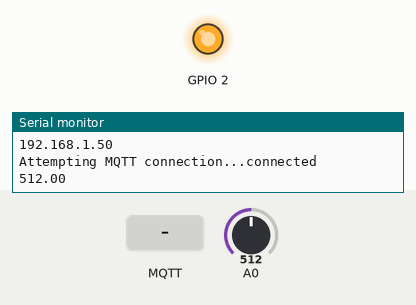
Bench run of a sketch on a simulated ESP8266 (NodeMCU). On the bench: output pins drawn as LEDs (lit = HIGH, except the on-board LED, lit = LOW), the last lines printed to the serial monitor. The test bench sets the inputs (shaded band); at power-on: A0 = 512. WiFi joins after 1.5 s; servers stay silent unless stated; no MQTT or app messages arrive unless stated.

Above: at 2.7 s.
2.8 s: MQTT message "5" arrives on the first subscribed topic
At 7.6 s:
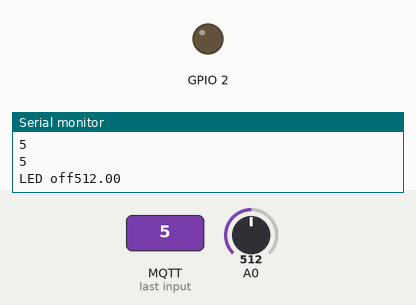
8.0 s: MQTT message "90" arrives on the first subscribed topic
At 12.7 s:
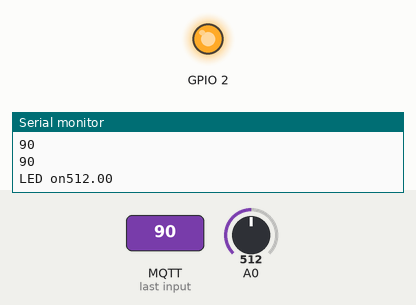
13.0 s: MQTT message "1" arrives on the first subscribed topic
At 17.7 s:
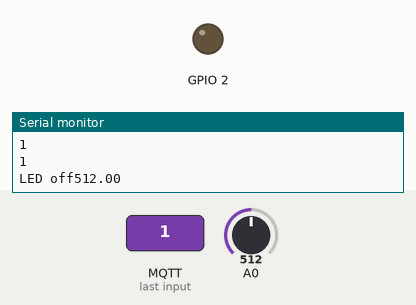
18.0 s: MQTT message "200" arrives on the first subscribed topic
At 22.8 s:
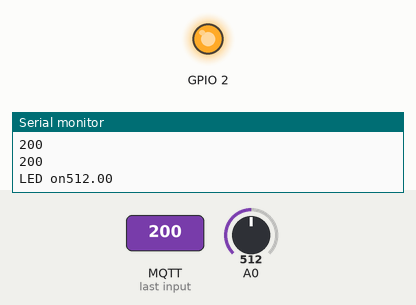
Timing chart, 0 to 24.0 s (numbered marks = the images above; inputs shaded):
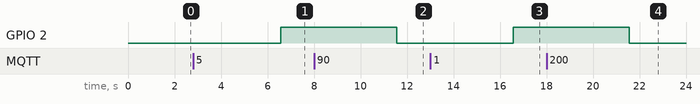

Measured:
- after the input at 2.8 s, GPIO 2: LOW → HIGH after 3.8 s
- after the input at 8.0 s, GPIO 2: HIGH → LOW after 3.6 s
- after the input at 13.0 s, GPIO 2: LOW → HIGH after 3.6 s
- after the input at 18.0 s, GPIO 2: HIGH → LOW after 3.6 s

The sketch:

mqtt_sound_temperature.ino
```cpp
/*
 Basic ESP8266 MQTT example

 This sketch demonstrates the capabilities of the pubsub library in combination
 with the ESP8266 board/library.

 It connects to an MQTT server then:
  - publishes "hello world" to the topic "outTopic" every two seconds
  - subscribes to the topic "inTopic", printing out any messages
    it receives. NB - it assumes the received payloads are strings not binary
  - If the first character of the topic "inTopic" is an 1, switch ON the ESP Led,
    else switch it off

 It will reconnect to the server if the connection is lost using a blocking
 reconnect function. See the 'mqtt_reconnect_nonblocking' example for how to
 achieve the same result without blocking the main loop.

 To install the ESP8266 board, (using Arduino 1.6.4+):
  - Add the following 3rd party board manager under "File -> Preferences -> Additional Boards Manager URLs":
       http://arduino.esp8266.com/stable/package_esp8266com_index.json
  - Open the "Tools -> Board -> Board Manager" and click install for the ESP8266"
  - Select your ESP8266 in "Tools -> Board"

*/
#include <Wire.h>
#include <ESP8266WiFi.h>
#include <PubSubClient.h>
#include "math.h"

// WIFI connection infos
const char* ssid = "gwu_schuetzi";
const char* password = "password";
const char* mqtt_server = "192.168.12.1";

// set values for the sound sensor reading
float value = 0;
char db_string[4];

// MQTT client
WiFiClient espClient;
PubSubClient client(espClient);

void setup() {
  Serial.begin(115200);
  setup_wifi();
  client.setServer(mqtt_server, 1883);
  client.setCallback(callback);

  // Initialize the BUILTIN_LED pin as an output
  pinMode(BUILTIN_LED, OUTPUT);
  digitalWrite(BUILTIN_LED, LOW);
}

void setup_wifi() {
  delay(10);
  // We start by connecting to a WiFi network
  Serial.println();
  Serial.print("Connecting to ");
  Serial.println(ssid);

  WiFi.begin(ssid, password);

  while (WiFi.status() != WL_CONNECTED) {
    delay(500);
    Serial.print(".");
  }

  Serial.println("");
  Serial.println("WiFi connected");
  Serial.println("IP address: ");
  Serial.println(WiFi.localIP());
}

void callback(char* topic, byte* payload, unsigned int length) {
  Serial.print("Message arrived [");
  Serial.print(topic);
  Serial.print("] ");
  for (int i = 0; i < length; i++) {
    Serial.print((char)payload[i]);
  }
  Serial.println();

  // cast payload to string
  String vartemp = String((char*)payload); //convertByteToFloat(payload, length);
  Serial.print(vartemp);
  Serial.print("\n");
  // cast temperature string to int
  int temp = vartemp.toInt();
  Serial.print(temp);
  Serial.print("\n");
  // compare temp with treshold
  if ( temp >= 26) {
    Serial.print("LED on");
    digitalWrite(BUILTIN_LED, LOW);
    // Turn the LED on (Note that LOW is the voltage level
    // but actually the LED is on; this is because
    // it is acive low on the ESP-01)
  } else {
    Serial.print("LED off");
    digitalWrite(BUILTIN_LED, HIGH);  // Turn the LED off by making the voltage HIGH
  }
}

void reconnect() {
  // Loop until we're reconnected
  while (!client.connected()) {
    Serial.print("Attempting MQTT connection...");
    // Attempt to connect
    if (client.connect("ESP8266Client")) {
      Serial.println("connected");
      // Once connected, publish an announcement...
      client.publish("house/childrens_room", "Childrens room connected");
      // ... and resubscribe
      client.subscribe("house/temperature_living_room");
    } else {
      Serial.print("failed, rc=");
      Serial.print(client.state());
      Serial.println(" try again in 5 seconds");
      // Wait 5 seconds before retrying
      delay(5000);
    }
  }
}

void loop() {

  if (!client.connected()) {
    reconnect();
  }
  client.loop();
  // read noise level in childrens room
  value = analogRead(A0);
  Serial.print(value);
  Serial.print("\n");
  dtostrf(value, 4, 2, db_string);
  delay(5000);
  client.publish("house/childrens_room", db_string);
}
```
